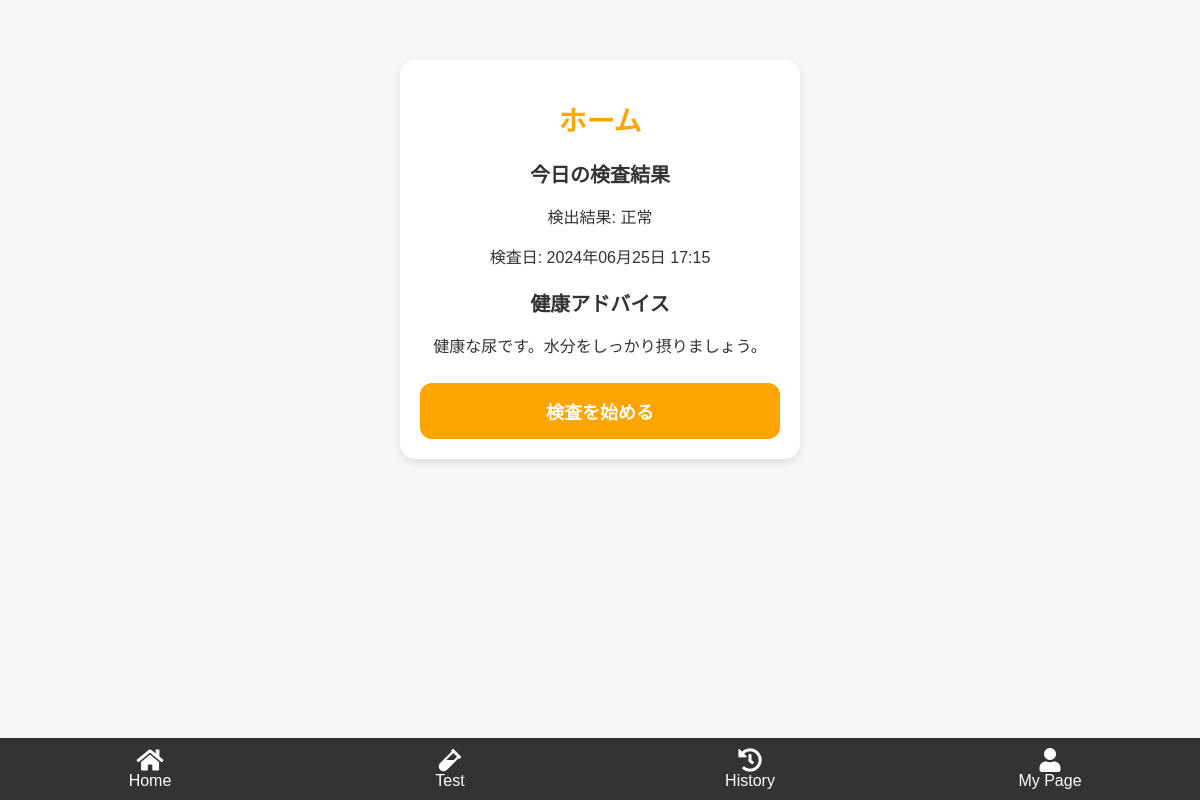
Page / (signed in) on the earlier database version.
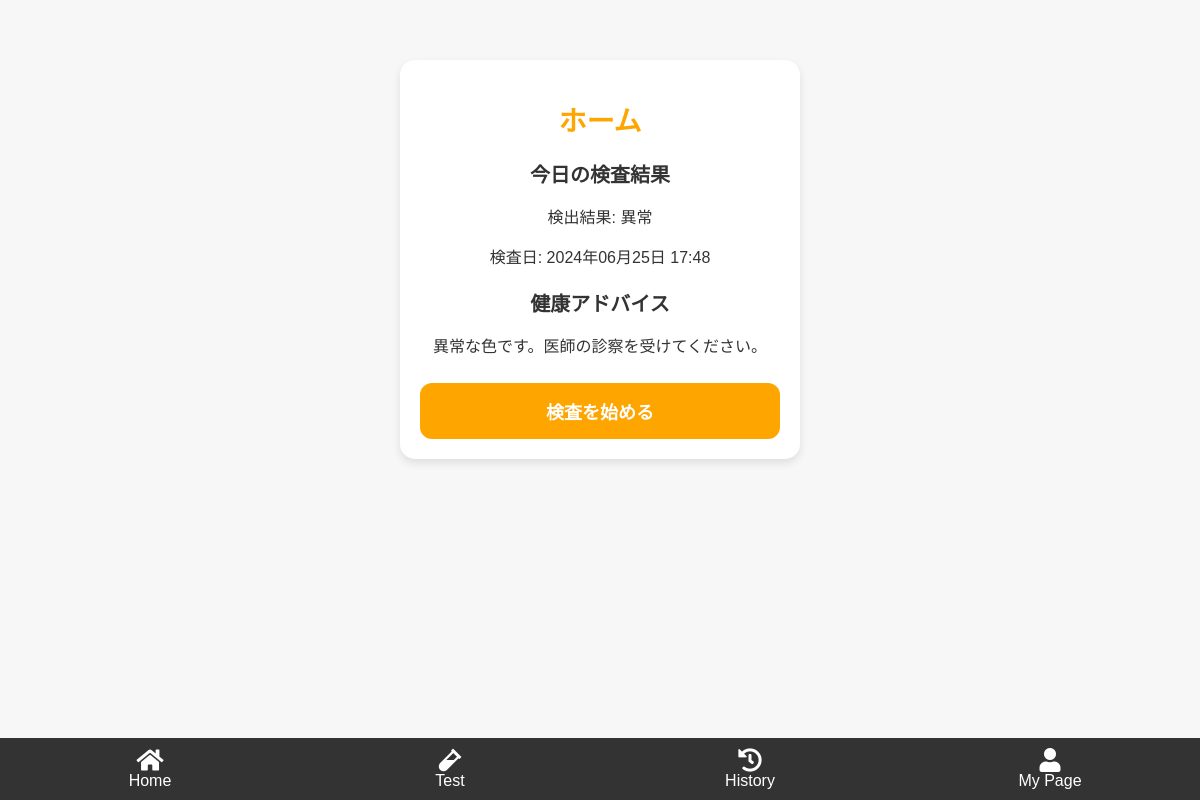
Same page on the later database version.
### app.py (models this page shows)
class Result(db.Model):
    id = db.Column(db.Integer, primary_key=True)
    status = db.Column(db.String(20), nullable=False)
    date = db.Column(db.DateTime, nullable=False, default=datetime.utcnow)
    user_id = db.Column(db.Integer, db.ForeignKey('user.id'), nullable=False)

### app.py (the view)
@app.route('/')
@login_required
def home():
    today = datetime.today().date()  # 日付だけで比較するよう修正
    latest_result = Result.query.filter_by(user_id=current_user.id).filter(Result.date >= today).order_by(Result.date.desc()).first()
    print(f"Latest result: {latest_result}")  # デバッグ用ログ
    health_advice = ""
    if latest_result:
        print(f"Latest result status: {latest_result.status}, Latest result date: {latest_result.date}")  # デバッグ用ログ
        status = latest_result.status
        if status == "正常":
            health_advice = "健康な尿です。水分をしっかり摂りましょう。"
        else:
            health_advice = "異常な色です。医師の診察を受けてください。"
    return render_template('home.html', latest_result=latest_result, health_advice=health_advice)

### app.py (called while the page is built)
@login_manager.user_loader
def load_user(user_id):
    return User.query.get(int(user_id))

### templates/home.html (shortened to what this page needs)
{% extends "layout.html" %}
{% block content %}
    <h1>ホーム</h1>
    <div id="latest-result">
        {% if latest_result %}
            <h2>今日の検査結果</h2>
            <p>検出結果: {{ latest_result.status }}</p>
            <p>検査日: {{ latest_result.date.strftime('%Y年%m月%d日 %H:%M') }}</p>
            <h3>健康アドバイス</h3>
            <p>{{ health_advice }}</p>
        {% else %}
            <p>今日の検査結果はまだありません。</p>
        {% endif %}
    </div>
    <button class="custom-upload-button" onclick="location.href='{{ url_for('upload') }}'">検査を始める</button>
{% endblock %}

### templates/layout.html (shortened to what this page needs)
<!DOCTYPE html>
<html lang="ja">
<head>
    <link href="{{ url_for('static', filename='styles.css') }}" rel="stylesheet">
    <link rel="stylesheet" href="https://cdnjs.cloudflare.com/ajax/libs/font-awesome/5.15.3/css/all.min.css">
</head>
<body>
    <div class="container">
        {% block content %}{% endblock %}
    </div>
    <div class="nav-bar">
        <a href="{{ url_for('home') }}" class="nav-item"><i class="fas fa-home"></i>Home</a>
        <a href="{{ url_for('upload') }}" class="nav-item"><i class="fas fa-vial"></i>Test</a>
        <a href="{{ url_for('history') }}" class="nav-item"><i class="fas fa-history"></i>History</a>
        <a href="{{ url_for('settings') }}" class="nav-item"><i class="fas fa-user"></i>My Page</a>
    </div>
</body>
</html>

### static/styles.css (style rules this page uses)
body { background-color: #f7f7f7; font-family: 'Helvetica', 'Arial', sans-serif; color: #333; margin: 0; padding-top: 60px; box-sizing: border-box; display: flex; justify-content: center; align-items: flex-start; height: 100vh; }
.container { background-color: #ffffff; padding: 20px; border-radius: 15px; box-shadow: 0 4px 8px rgba(0, 0, 0, 0.1); width: 90%; max-width: 400px; text-align: center; box-sizing: border-box; }
.nav-bar { display: flex; justify-content: space-around; background-color: #333; padding: 10px 0; position: fixed; bottom: 0; width: 100%; z-index: 1000; }
.nav-item { color: white; text-align: center; text-decoration: none; flex: 1; }
.nav-item i { display: block; font-size: 24px; }
h1 { font-size: 28px; color: #ffa500; margin-bottom: 20px; }
h2, h3 { color: #333; font-size: 20px; margin-bottom: 15px; }
button.custom-upload-button, .custom-file-label { width: 100%; padding: 15px; border-radius: 12px; background-color: #ffa500; color: #fff; border: none; font-size: 18px; font-weight: 600; cursor: pointer; text-align: center; text-decoration: none; margin-top: 10px; transition: background-color 0.3s ease; }

Differences in the rows shown:
no longer on this page (row unchanged): Result: status "正常", date "2024年06月25日 17:15"
added Result: status "異常", date "2024年06月25日 17:48"
Other differences:
{{ health_advice }}: "健康な尿です。水分をしっかり摂りましょう。" → "異常な色です。医師の診察を受けてください。"
